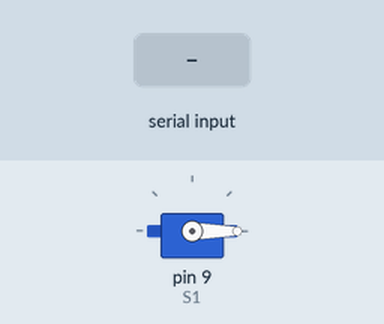
A sketch run on a simulated Arduino Uno, built with avr-gcc and run on an emulated ATmega328P. Parts: servo. Inputs (shaded band) come from the test bench.

Above: at 5.2 s.
5.3 s: "1" received over Serial
At 5.8 s:
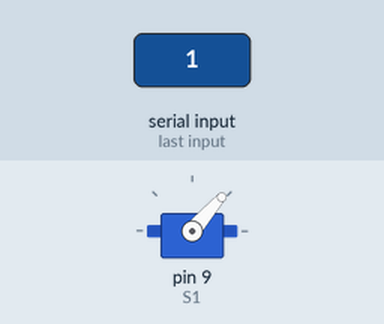
6.8 s: "0" received over Serial
At 8.2 s:
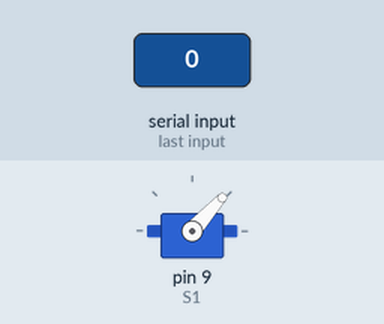
Timing chart, 0 to 9.8 s (numbered marks = the images above; inputs shaded):
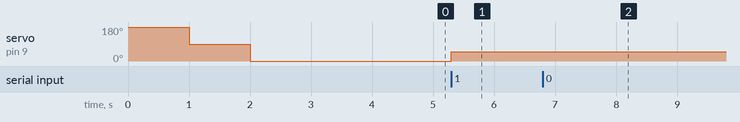

Measured:
- after the input at 5.3 s, servo on pin 9 (S1): 0° → 49° at once
- after the input at 6.8 s, servo on pin 9 (S1): 49° → 48° at once

The sketch:

PacMan_Servo.ino
```cpp
#include<Servo.h>
Servo S1;


void setup() {
    S1.attach(9);
    Serial.begin(9600);
    S1.write(180);
    delay(1000);
    S1.write(90);
    delay(1000);
    S1.write(0);

    delay(2000);
}

void loop() {
  while(Serial.available())
  {
    S1.write(Serial.read());
  }
}
```
